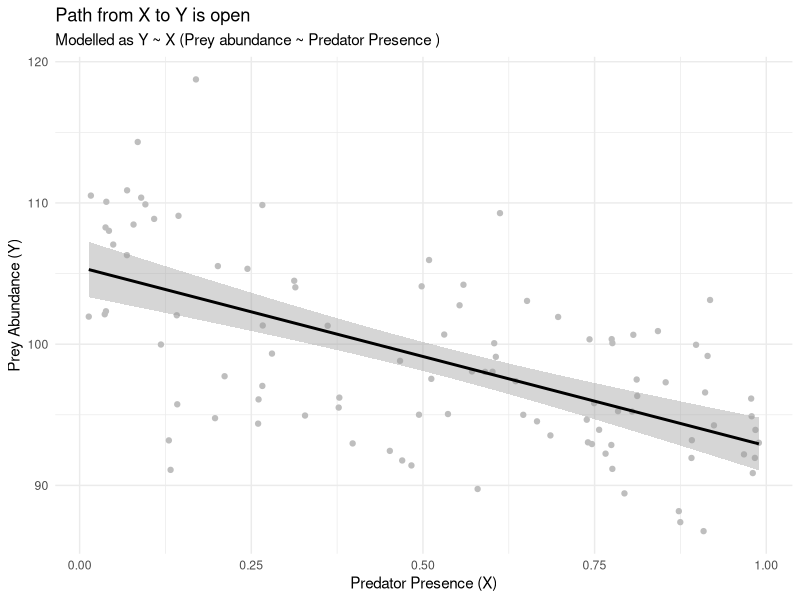
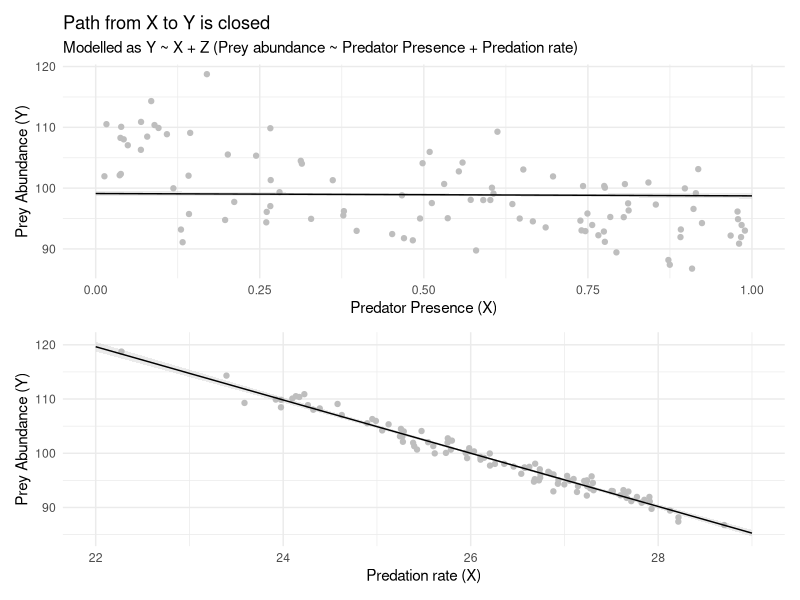

These figures' R source, in order:
# Piped confound

set.seed(666)

library(gganimate)
library(ggplot2)

# Generated confounded relationship

n <- 100

x <- runif(n = n, min = 0, max = 1)

b1 <- 25
b2 <- 2.5

z <- rnorm(n = n, mean = b1 + b2 * x, sd = 1)

a1 <- 230
a2 <- -5

y <- rnorm(n = n, mean = a1 + a2 * z, sd = 1)

df <- data.frame(x, y, z, t = 1)

ggplot(data = df, (aes(x = x, y = y))) +
  geom_point(colour = "grey") +
  geom_smooth(method = "lm", colour = "black", se = TRUE) +
  labs(title = "Path from X to Y is open",
       subtitle = "Modelled as Y ~ X (Prey abundance ~ Predator Presence )",
       x = "Predator Presence (X)",
       y = "Prey Abundance (Y)") +
  theme_minimal()


m <- lm(y ~ x + z, data = df)

library(ggeffects)

tmp <- ggpredict(m)
tmp_x <- tmp$x

x_plot <- ggplot() +
  geom_point(data = df, aes(x = x, y = y), colour = "grey") +
  geom_ribbon(data = tmp_x, aes(x = x, y = predicted, ymin = conf.low, ymax = conf.high),
              fill = "grey", alpha = 0.3) +
  geom_line(data = tmp_x, aes(x = x, y = predicted)) +
  labs(title = "Path from X to Y is closed",
       subtitle = "Modelled as Y ~ X + Z (Prey abundance ~ Predator Presence + Predation rate)",
       x = "Predator Presence (X)",
       y = "Prey Abundance (Y)") +
  
  theme_minimal()

tmp_z <- tmp$z

z_plot <- ggplot() +
  geom_point(data = df, aes(x = z, y = y), colour = "grey") +
  geom_ribbon(data = tmp_z, aes(x = x, y = predicted, ymin = conf.low, ymax = conf.high),
              fill = "grey", alpha = 0.3) +
  geom_line(data = tmp_z, aes(x = x, y = predicted)) +
  labs(x = "Predation rate (X)",
       y = "Prey Abundance (Y)") +
  theme_minimal()

library(patchwork)

x_plot / z_plot
